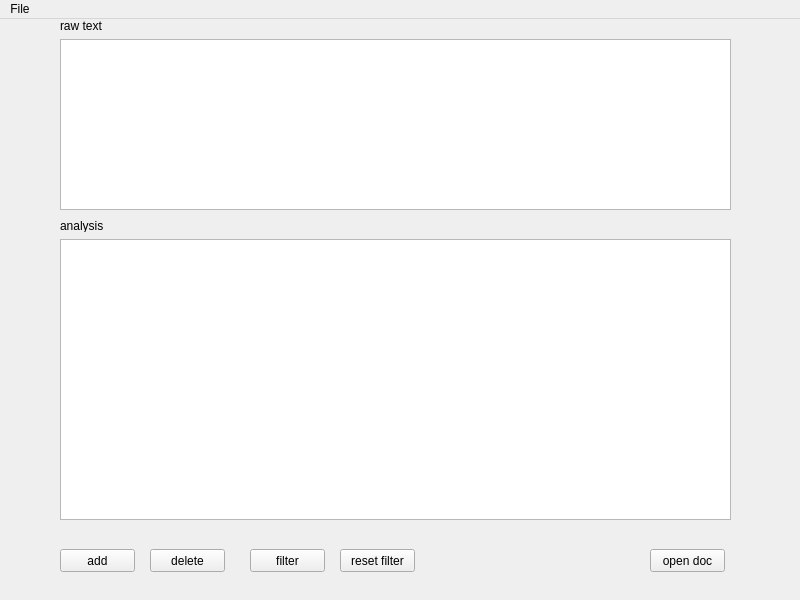
<?xml version="1.0" encoding="UTF-8"?>
<ui version="4.0">
 <class>MainWindow</class>
 <widget class="QMainWindow" name="MainWindow">
  <property name="geometry">
   <rect>
    <x>0</x>
    <y>0</y>
    <width>800</width>
    <height>600</height>
   </rect>
  </property>
  <property name="windowTitle">
   <string>MainWindow</string>
  </property>
  <widget class="QWidget" name="centralwidget">
   <widget class="QTableWidget" name="tableWidget">
    <property name="geometry">
     <rect>
      <x>60</x>
      <y>220</y>
      <width>671</width>
      <height>281</height>
     </rect>
    </property>
   </widget>
   <widget class="QPushButton" name="pushButton">
    <property name="geometry">
     <rect>
      <x>650</x>
      <y>530</y>
      <width>75</width>
      <height>23</height>
     </rect>
    </property>
    <property name="text">
     <string>open doc</string>
    </property>
   </widget>
   <widget class="QPushButton" name="pushButton_2">
    <property name="geometry">
     <rect>
      <x>60</x>
      <y>530</y>
      <width>75</width>
      <height>23</height>
     </rect>
    </property>
    <property name="text">
     <string>add</string>
    </property>
   </widget>
   <widget class="QPushButton" name="pushButton_3">
    <property name="geometry">
     <rect>
      <x>150</x>
      <y>530</y>
      <width>75</width>
      <height>23</height>
     </rect>
    </property>
    <property name="text">
     <string>delete</string>
    </property>
   </widget>
   <widget class="QTextEdit" name="textEdit">
    <property name="geometry">
     <rect>
      <x>60</x>
      <y>20</y>
      <width>671</width>
      <height>171</height>
     </rect>
    </property>
   </widget>
   <widget class="QLabel" name="label">
    <property name="geometry">
     <rect>
      <x>60</x>
      <y>0</y>
      <width>47</width>
      <height>13</height>
     </rect>
    </property>
    <property name="text">
     <string>raw text</string>
    </property>
   </widget>
   <widget class="QLabel" name="label_2">
    <property name="geometry">
     <rect>
      <x>60</x>
      <y>200</y>
      <width>47</width>
      <height>13</height>
     </rect>
    </property>
    <property name="text">
     <string>analysis</string>
    </property>
   </widget>
   <widget class="QPushButton" name="pushButton_4">
    <property name="geometry">
     <rect>
      <x>250</x>
      <y>530</y>
      <width>75</width>
      <height>23</height>
     </rect>
    </property>
    <property name="text">
     <string>filter</string>
    </property>
   </widget>
   <widget class="QPushButton" name="pushButton_5">
    <property name="geometry">
     <rect>
      <x>340</x>
      <y>530</y>
      <width>75</width>
      <height>23</height>
     </rect>
    </property>
    <property name="text">
     <string>reset filter</string>
    </property>
   </widget>
  </widget>
  <widget class="QMenuBar" name="menubar">
   <property name="geometry">
    <rect>
     <x>0</x>
     <y>0</y>
     <width>800</width>
     <height>21</height>
    </rect>
   </property>
   <widget class="QMenu" name="menuFile">
    <property name="title">
     <string>File</string>
    </property>
    <addaction name="actionOpen"/>
    <addaction name="actionSave"/>
   </widget>
   <addaction name="menuFile"/>
  </widget>
  <action name="actionOpen">
   <property name="text">
    <string>Open...</string>
   </property>
  </action>
  <action name="actionSave">
   <property name="text">
    <string>Save...</string>
   </property>
  </action>
 </widget>
 <resources/>
 <connections/>
</ui>
